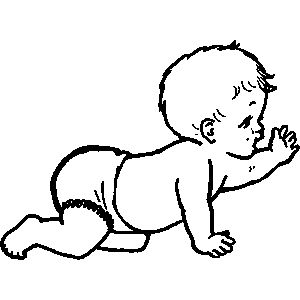
#> input picture old_scripts/line_drawings/obj017baby.gif, 300 x 300 px; its folder holds only this picture in this run
$ python convert.py   (Python 2 division)   (older library calls are emulated)
#> lines starting #> are read from the running program, lines starting #| are printed output that depends on the picture
# Convert line drawings in gif format to RGB png files to manipulate colours
from PIL import Image
import numpy as np
import os
import glob


imgs = glob.glob('./line_drawings/*.gif')

out_path = './line_drawings/converted_alpha'
if not os.path.isdir(out_path):
	os.mkdir(out_path)

for img in imgs:
    path, filename = os.path.split(img)
    file, ext = os.path.splitext(filename)
    Img = Image.open(img).convert('RGBA').resize((512, 512), Image.NEAREST)
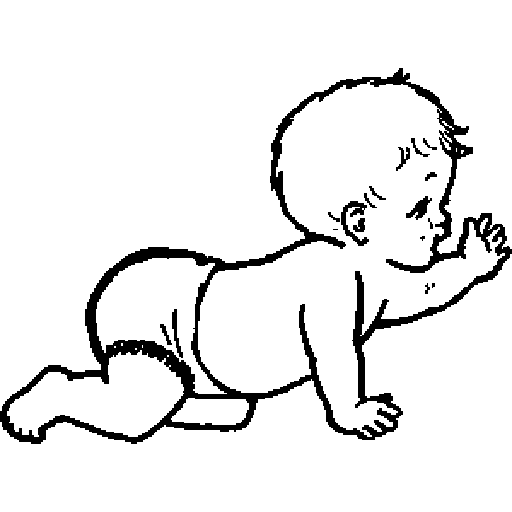
#> Img: PIL image 512x512 RGBA; mean R, G, B, A 235.2, 235.2, 235.2, 255

    rgba = np.array(Img)

    if len(np.unique(rgba)) > 2:
        raise Exception('image {} has {} colour levels'.format(img, len(np.unique(m))))

    bg = np.zeros([512, 512, 4], dtype = np.bool)
    bg[:,:,3] = (rgba[:,:,0] == 255) # this is white background
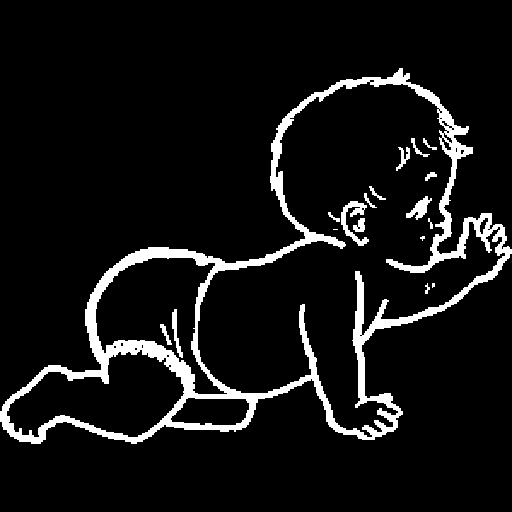
#> bg: shape (512, 512, 4) bool; mean R, G, B, A 0, 0, 0, 0.922; transparent parts drawn white

    rgba[bg] = 0 # make white region fully transparent (0)

    Img_converted = Image.fromarray(rgba)

    dest = os.path.join(out_path, file + '.png')
    Img_converted.save(dest, 'PNG')
    print img

$ run again, on old_scripts/line_drawings/obj084tape.gif
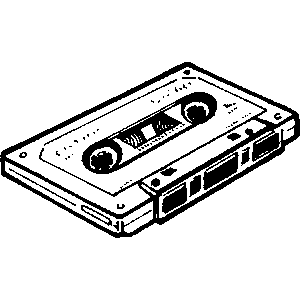
#> input picture old_scripts/line_drawings/obj084tape.gif, 300 x 300 px
#> `Img = Image.open(img).convert('RGBA').resize((512, 512), Image.NEAREST)`:
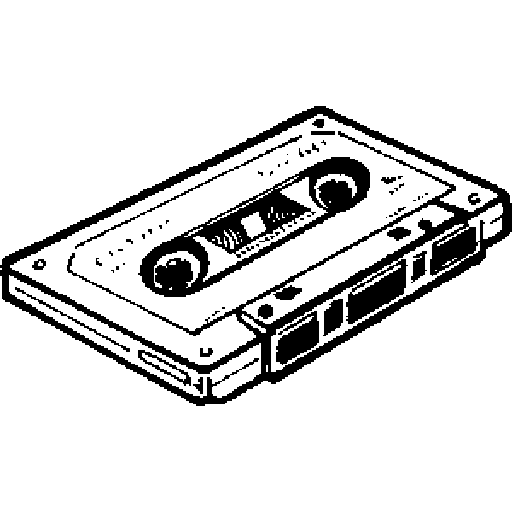
#> Img: PIL image 512x512 RGBA; mean R, G, B, A 221.1, 221.1, 221.1, 255
#> `bg[:,:,3] = (rgba[:,:,0] == 255)`:
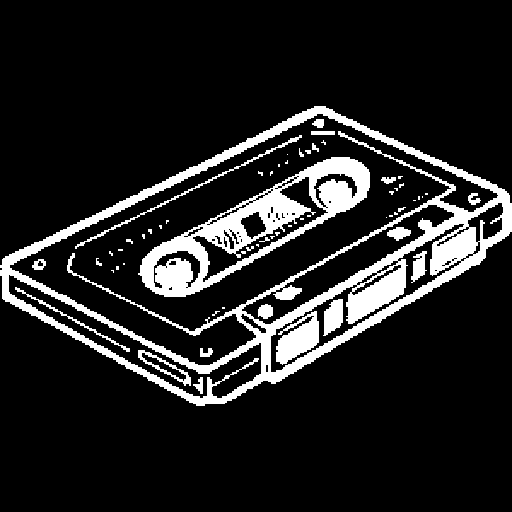
#> bg: shape (512, 512, 4) bool; mean R, G, B, A 0, 0, 0, 0.867; transparent parts drawn white

$ run again, on old_scripts/line_drawings/obj113crab.gif
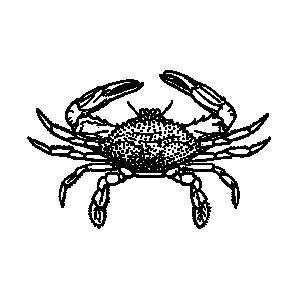
#> input picture old_scripts/line_drawings/obj113crab.gif, 300 x 300 px
#> `Img = Image.open(img).convert('RGBA').resize((512, 512), Image.NEAREST)`:
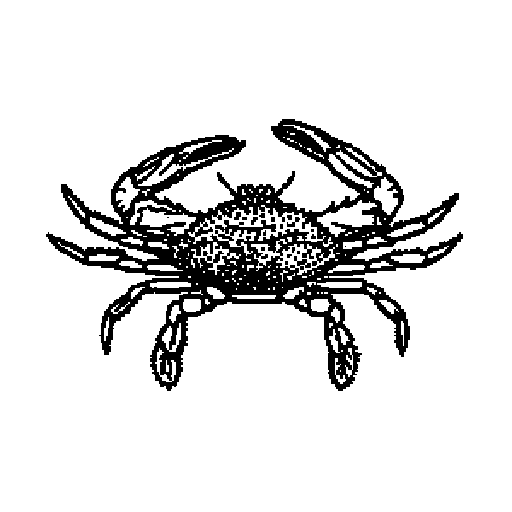
#> Img: PIL image 512x512 RGBA; mean R, G, B, A 223.5, 223.5, 223.5, 255
#> `bg[:,:,3] = (rgba[:,:,0] == 255)`:
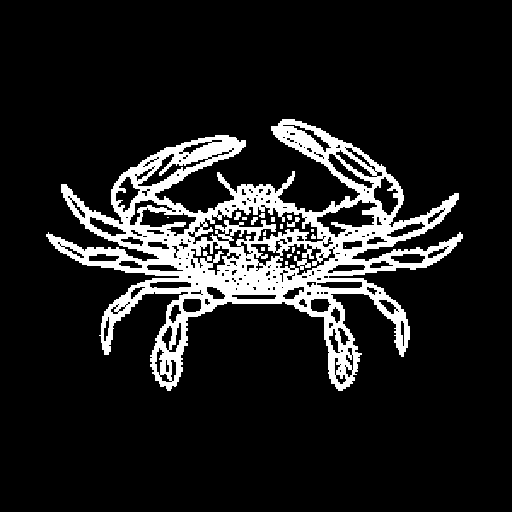
#> bg: shape (512, 512, 4) bool; mean R, G, B, A 0, 0, 0, 0.877; transparent parts drawn white

$ run again, on old_scripts/line_drawings/obj118block.gif
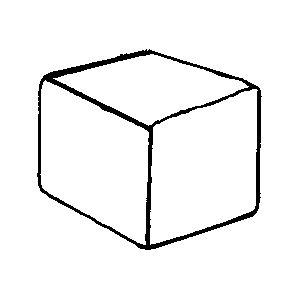
#> input picture old_scripts/line_drawings/obj118block.gif, 300 x 300 px
#> `bg[:,:,3] = (rgba[:,:,0] == 255)`:
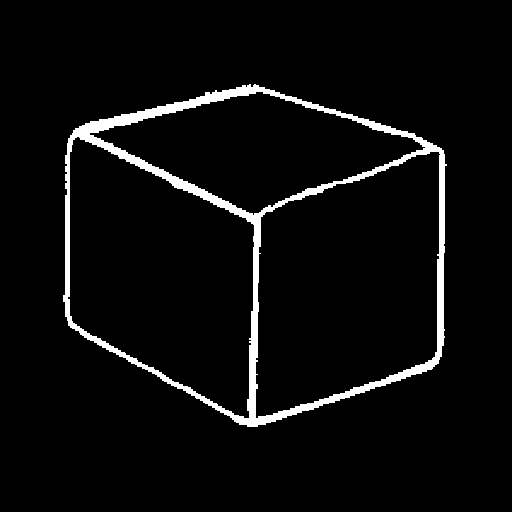
#> bg: shape (512, 512, 4) bool; mean R, G, B, A 0, 0, 0, 0.955; transparent parts drawn white

$ run again, on old_scripts/line_drawings/obj022bag.gif
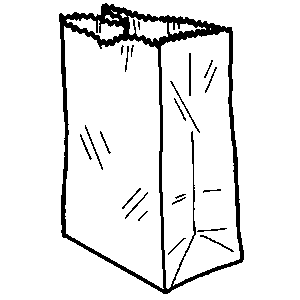
#> input picture old_scripts/line_drawings/obj022bag.gif, 300 x 300 px
#> `Img = Image.open(img).convert('RGBA').resize((512, 512), Image.NEAREST)`:
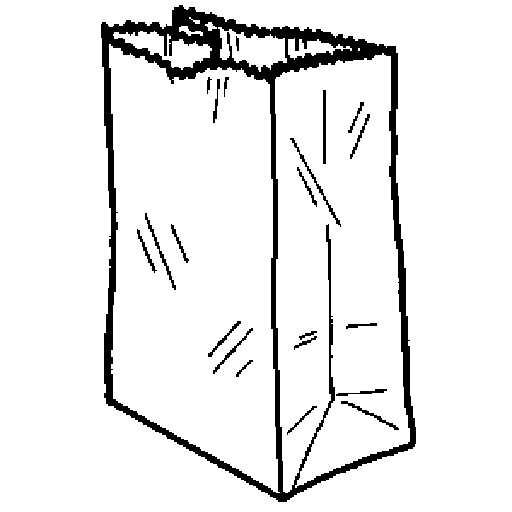
#> Img: PIL image 512x512 RGBA; mean R, G, B, A 235.2, 235.2, 235.2, 255
#> `bg[:,:,3] = (rgba[:,:,0] == 255)`:
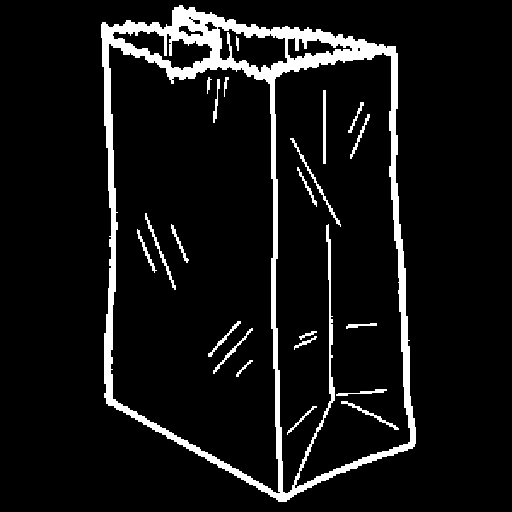
#> bg: shape (512, 512, 4) bool; mean R, G, B, A 0, 0, 0, 0.922; transparent parts drawn white
